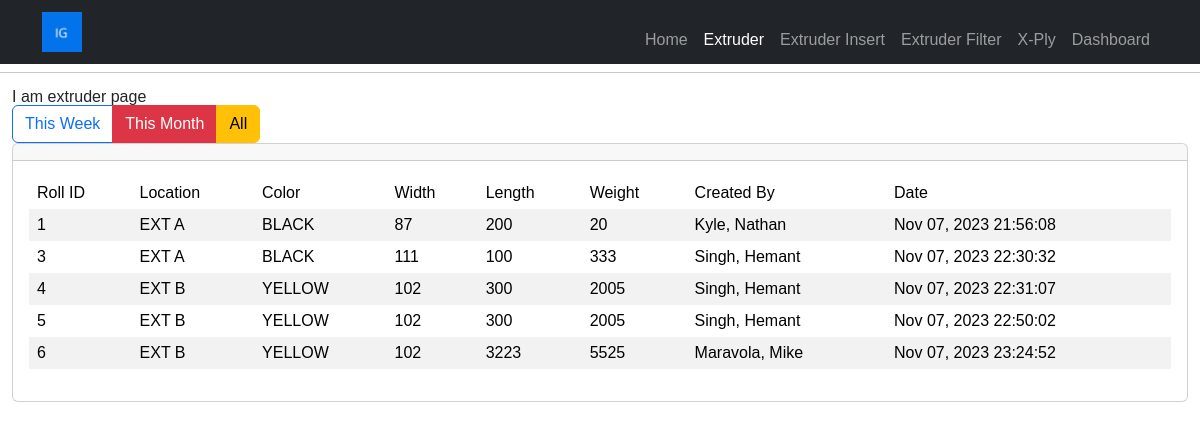
/extruder/, run on an earlier commit of the app's database.
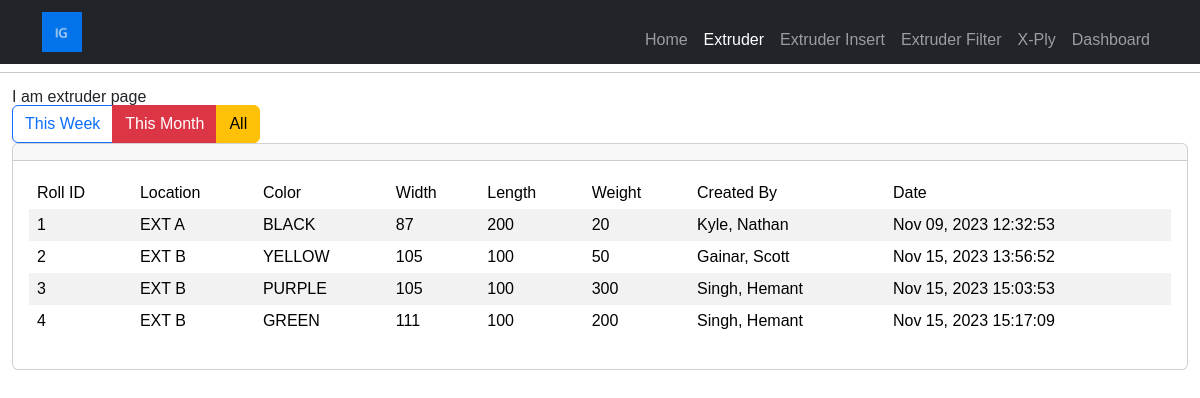
And on a later commit of the database.
### tables this page shows
CREATE TABLE extruder(
          id INTEGER PRIMARY KEY AUTOINCREMENT,
          locationID INTEGER, 
          colorID INTEGER,
          widthID INTEGER,
          length INTEGER,
          weight INTEGER,
          dateEST TEXT,
          userID INTEGER,
          dateUTC TEXT, 
          comments TEXT
);

CREATE TABLE locations(
          id INTEGER PRIMARY KEY AUTOINCREMENT,
          name TEXT,
          isExtruderLocation INTEGER,
          isCrossPlyLocation INTEGER
);

CREATE TABLE colors(
          id INTEGER PRIMARY KEY AUTOINCREMENT,
          name TEXT,
          isExtruderColor INTEGER,
          isCrossPlyColor INTEGER
);

CREATE TABLE widths(
          id INTEGER PRIMARY KEY AUTOINCREMENT,
          width INTEGER,
          isActive INTEGER
);

CREATE TABLE users(
          id INTEGER PRIMARY KEY AUTOINCREMENT,
          firstName TEXT,
          lastName TEXT, 
          email TEXT,
          isActive INTEGER,
          canDelete INTEGER
);

### app/extruder/views.py (the view)
@extruder_blueprint.route("/", methods=['GET', 'POST'])
def home():
    data = get_extruder_data()
    print(len(data))
    if request.method == "POST":
        print('hello world!', request.form.get("location"))
        print(request.form.get("rollNumber"), request.form.get("color"), request.form.get("size"), request.form.get("length"), request.form.get("weight"))
    return render_template('extruder.html', data = data)

### app/__init__.py (called while the page is built)
@app.template_filter('strftime')
def _jinja2_filter_datetime(strDate, fmt=None):
    date = dateutil.parser.parse(strDate)
    native = date.replace(tzinfo=None)
    format='%b %d, %Y %H:%M:%S'
    format2 = '%Y-%m-%d %H:%M:%S'
    return native.strftime(format)

@app.teardown_appcontext
def close_connection(exception):
    db = getattr(g, "_database", None)
    if db is not None:
        db.close()

### app/utility/db_helper.py (called while the page is built)
def get_db():
    db = getattr(g, "_database", None)
    if db is None:
        db = g._database = sqlite3.connect("database/inventoryDB.db")
    return db

### app/utility/query_helper.py (called while the page is built)
def get_extruder_data():
    conn = get_db()
    cursor = conn.cursor()
    items_from_db = cursor.execute(SELECT_TABLE_EXTRUDER)
    data = []
    for row in items_from_db:
        data.append(row)
    return data

### app/extruder/templates/extruder.html (shortened to what this page needs)
{% extends 'base.html' %}
{% set active_page='extruder' %}
{% block pageContent %}
<h1 class="primary">I am extruder page</h1>
<div class="btn-group" role="group" aria-label="Basic example">
    <button type="button" class="btn btn-outline-primary">This Week</button>
    <button type="button" class="btn btn-danger">This Month</button>
    <button type="button" class="btn btn-warning">All</button>
</div>
<div class="card">
    <div class="card-header">
    </div>
    <div class="card-body">
        <table class="table table-striped">
            <thead>
                <tr>
                    <th>Roll ID</th>
                    <th>Location</th>
                    <th>Color</th>
                    <th>Width</th>
                    <th>Length</th>
                    <th>Weight</th>
                    <th>Created By</th>
                    <th>Date</th>
                </tr>
            </thead>
            <tbody>
                {% for row in data%}
                <tr>
                    <td>{{row[0]}}</td>
                    <td>{{row[2]}}</td>
                    <td>{{row[4]}}</td>
                    <td>{{row[6]}}</td>
                    <td>{{row[7]}}</td>
                    <td>{{row[8]}}</td>
                    <td>{{row[11]}}, {{row[12]}}</td>
                    <td>{{row[9]|strftime}}</td>
                </tr>
                {% endfor %}
            </tbody>
        </table>
    </div>
</div>
{% endblock %}

### app/templates/base.html (shortened to what this page needs)
<html lang="en">
<head>
    <link href="https://cdn.jsdelivr.net/npm/bootstrap@5.3.2/dist/css/bootstrap.min.css" rel="stylesheet"
>
    <link rel="stylesheet" href="{{url_for('static', filename='scss/styles.css')}}" />
</head>
</head>
<body>
    <nav class="navbar navbar-expand-lg navbar-dark bg-dark fixed-top">
        <div class="container">
            <a href="{{url_for('home')}}" class="navbar-brand">
                <img src="{{url_for('static', filename='img/logo.jpg')}}" height="40px" />
            </a>
            <div class="collapse navbar-collapse" id="navbarResponsive">
                <ul class="navbar-nav ms-auto">
                    <li class="nav-item">
                        <a href="{{url_for('home')}}"
                            class="nav-link {{'active' if active_page=='home' else ''}}">Home</a>
                    </li>
                    <li class="nav-item">
                        <a href="{{url_for('extruder.home')}}"
                            class="nav-link {{'active' if active_page=='extruder' else ''}}">Extruder</a>
                    </li>
                    <li class="nav-item"><a class="nav-link" href="{{url_for('extruder.test')}}">Extruder Insert</a></li>
                          <li class="nav-item"><a class="nav-link" href="{{url_for('extruder.filterCriteria')}}">Extruder Filter</a></li>
                    <li class="nav-item">
                        <a href="{{url_for('crossply.home')}}"
                            class="nav-link {{'active' if active_page=='crossply' else ''}}">X-Ply</a>
                    </li>
                    <li class="nav-item">
                        <a href="{{url_for('dashboard.home')}}"
                            class="nav-link {{'active' if active_page=='dashboard' else ''}}">Dashboard</a>
                    </li>
                </ul>
            </div>
        </div>
    </nav>
    <hr>
    <div class="container-fluid">
        {% block pageContent %}
        {% endblock %}
    </div>
</body>
</html>

### app/static/scss/styles.css (style rules this page uses)
html, body, div, span, applet, object, iframe, h1, h2, h3, h4, h5, h6, p, blockquote, pre, a, abbr, acronym, address, big, cite, code, del, dfn, em, img, ins, kbd, q, s, samp, small, strike, strong, sub, sup, tt, var, b, u, i, center, dl, dt, dd, ol, ul, li, fieldset, form, label, legend, table, caption, tbody, tfoot, thead, tr, th, td, article, aside, canvas, details, embed, figure, figcaption, footer, header, hgroup, menu, nav, output, ruby, section, summary, time, mark, audio, video { margin: 0; padding: 0; border: 0; font-size: 100%; font: inherit; vertical-align: baseline; }
article, aside, details, figcaption, figure, footer, header, hgroup, menu, nav, section { display: block; }
body { line-height: 1; }
ol, ul { list-style: none; }
table { border-collapse: collapse; border-spacing: 0; }
html { -webkit-text-size-adjust: 100%; -ms-text-size-adjust: 100%; }
* { box-sizing: border-box; }
body { font-family: "Ubuntu", sans-serif; font-size: 1rem; padding-top: 56px; }
.navbar-brand { padding-top: 0rem; padding-bottom: 0rem; }
ul { margin-block-start: 1em; margin-block-end: 1em; padding-inline-start: 40px; margin-inline-start: 0px; margin-inline-end: 0px; }

What changed in the data, as far as the page shows it:
removed extruder: id "5", name "EXT B", name "YELLOW", width "102", length "300", weight "2005", lastName "Singh", firstName "Hemant", dateEST "Nov 07, 2023 22:50:02"
removed extruder: id "6", name "EXT B", name "YELLOW", width "102", length "3223", weight "5525", lastName "Maravola", firstName "Mike", dateEST "Nov 07, 2023 23:24:52"
changed extruder "EXT A": dateEST "Nov 07, 2023 21:56:08" → "Nov 09, 2023 12:32:53"
now on this page (row edited): extruder: id "2", name "EXT B", name "YELLOW", width "105", length "100", weight "50", lastName "Gainar", firstName "Scott", dateEST "Nov 15, 2023 13:56:52"
changed extruder id 3: name "EXT A" → "EXT B"; name "BLACK" → "PURPLE"; width "111" → "105"; weight "333" → "300"; dateEST "Nov 07, 2023 22:30:32" → "Nov 15, 2023 15:03:53"
changed extruder id 4: name "YELLOW" → "GREEN"; width "102" → "111"; length "300" → "100"; weight "2005" → "200"; dateEST "Nov 07, 2023 22:31:07" → "Nov 15, 2023 15:17:09"
